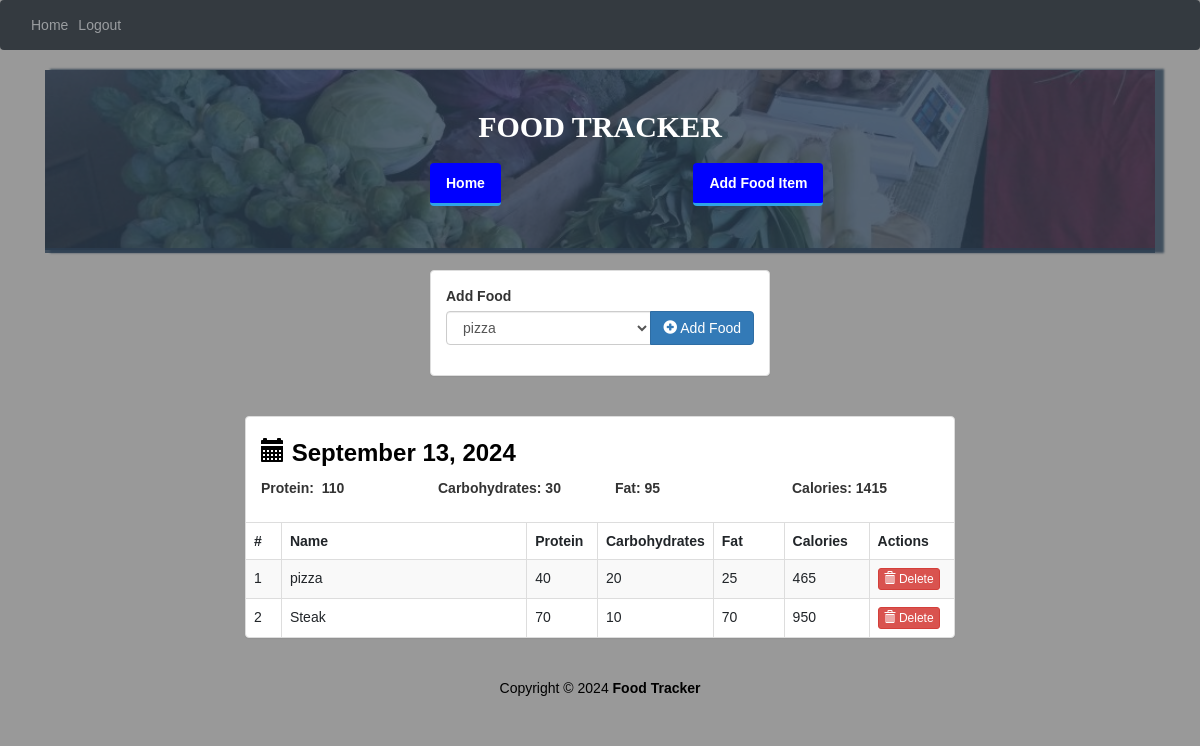
The page /view/6 (signed in) on the database its author committed.
### website/models.py (models this page shows)
class Log(db.Model):
    id = db.Column(db.Integer, primary_key=True)
    date = db.Column(db.Date, nullable=False)
    user_id = db.Column(db.Integer, db.ForeignKey('user.id'), nullable=False)
    user = db.relationship('User', backref=db.backref('logs', lazy=True))
    foods = db.relationship('Food', secondary=log_food, lazy='dynamic')

class Food(db.Model):
    id = db.Column(db.Integer, primary_key=True)
    name = db.Column(db.String(50), unique=True, nullable=False)
    proteins = db.Column(db.Integer, nullable=False)
    carbs = db.Column(db.Integer, nullable=False)
    fats = db.Column(db.Integer, nullable=False)
    @property
    def calories(self):
        return self.proteins * 4 + self.carbs * 4 + self.fats * 9

### website/views.py (the view)
@views.route('/view/<int:log_id>')
@login_required
def view(log_id):
    log = Log.query.filter_by(id=log_id, user_id=current_user.id).first_or_404()
    foods = Food.query.all()
    totals = {
        'proteins' : 0,
        'carbs' : 0,
        'fat' : 0,
        'calories' : 0
    }
    for food in log.foods:
        totals['proteins'] += food.proteins
        totals['carbs'] += food.carbs
        totals['fat']  += food.fats
        totals['calories'] += food.calories
    return render_template("view.html", foods=foods, log=log, totals=totals)

### website/__init__.py (called while the page is built)
def create_app():
    app = Flask(__name__)
    app.config['SECRET_KEY'] = 'sjhbkhdf jknjdnjkb'
    app.config['SQLALCHEMY_DATABASE_URI'] = f'sqlite:///{DB_NAME}'
    app.config['SQLALCHEMY_TRACK_MODIFICATIONS'] = False
    db.init_app(app)
    from .views import views
    from .auth import auth
    app.register_blueprint(views, url_prefix='/')
    app.register_blueprint(auth, url_prefix='/')
    from .models import User
    create_database(app)
    login_manager = LoginManager()
    login_manager.login_view = 'auth.login'
    login_manager.init_app(app)
    @login_manager.user_loader
    def load_user(id):
        return User.query.get(int(id))
    return app

### website/templates/view.html (shortened to what this page needs)
{% extends "base.html" %}
{% block content %}
<div class="container-fluid" id="wrapper">
    <div class="row" id="homeJumbo">
        <div class="overlay"></div>
        <div class="col-lg-12">
            <h1>
                <a href="#">FOOD TRACKER</a>
            </h1>
            <div class="row t20">
                <div class="col-lg-4 col-lg-offset-4">
                    <ul class="nav nav-pills nav-justified">
                        <li role="presentation" class="active" style="margin-right: 100px;">
                            <a href="{{ url_for('views.home') }}" title="Home">Home</a>
                        </li>
                        <li role="presentation" class="active" style="margin-left: 150px;">
                            <a href="{{ url_for('views.add') }}" title="Add Food Item">Add Food Item</a>
                        </li>
                    </ul>
                </div>
            </div>
        </div>
    </div>
    <div class="row t20">
        <div class="col-lg-4 col-lg-offset-4">
            <div class="panel panel-default">
                <div class="panel-body">
                    <form action="{{ url_for('views.add_food_to_log', log_id=log.id) }}" method="POST" role="form">
                        <div class="form-group">
                            <label>Add Food</label>
                            <div class="input-group">
                                <select class="form-control" name="food-select">
                                    {% for food in foods %}
                                    <option value="{{ food.id }}">{{ food.name }}</option>
                                    {% endfor %}
                                </select>
                                <span class="input-group-btn">
                                    <button type="submit" class="btn btn-primary" id="add-btn">
                                        <i class="glyphicon glyphicon-plus-sign"></i> Add Food
                                    </button>
                                </span>
                            </div>
                        </div>
                    </form>
                </div>
            </div>
        </div>
    </div>
    <div class="row t20">
        <div class="col-lg-8 col-lg-offset-2">
            <div class="panel panel-default">
                <div class="panel-body">
                    <h3 class="lean-h text-black">
                        <i class="glyphicon glyphicon-calendar"></i> {{ log.date.strftime('%B %d, %Y') }}
                    </h3>
                    <div class="row">
                        <div class="col-lg-3">
                            <h4 class="lean-h" style="font-size: 14px;">
                                Protein: &nbsp;<strong class="f25" style="font-size: 14px;">{{ totals['proteins'] }}</strong>
                            </h4>
                        </div>
                        <div class="col-lg-3">
                            <h4 class="lean-h" style="font-size: 14px;">
                                Carbohydrates: <strong class="f25" style="font-size: 14px;">{{ totals['carbs'] }}</strong>
                            </h4>
                        </div>
                        <div class="col-lg-3">
                            <h4 class="lean-h" style="font-size: 14px;">
                                Fat: <strong class="f25" style="font-size: 14px;">{{ totals['fat'] }}</strong>
                            </h4>
                        </div>
                        <div class="col-lg-3">
                            <h4 class="lean-h" style="font-size: 14px;">
                                Calories: <strong class="f25" style="font-size: 14px;">{{ totals['calories'] }}</strong>
                            </h4>
                        </div>
                    </div>
                </div>
                <div class="table-responsive">
                    <table class="table table-striped table-hover table-bordered">
                        <thead>
                            <tr>
                                <th style="width: 5%;">#</th>
                                <th>Name</th>
                                <th style="width: 10%;">Protein</th>
                                <th style="width: 16%;">Carbohydrates</th>
                                <th style="width: 10%;">Fat</th>
                                <th style="width: 12%;">Calories</th>
                                <th style="width: 12%;">Actions</th>
                            </tr>
                        </thead>
                        <tbody>
                            {% for food in log.foods %}
                            <tr>
                                <td>{{ loop.index }}</td>
                                <td>{{ food.name }}</td>
                                <td>{{ food.proteins }}</td>
                                <td>{{ food.carbs }}</td>
                                <td>{{ food.fats }}</td>
                                <td>{{ food.calories }}</td>
                                <td>
                                    <a href="{{ url_for('views.remove_food_from_log', log_id=log.id, food_id=food.id)}}" class="btn btn-danger btn-xs">
                                        <i class="glyphicon glyphicon-trash"></i> Delete
                                    </a>
                                </td>
                            </tr>
                            {% endfor %}
                        </tbody>
                    </table>
                </div>
            </div>
        </div>
    </div>
</div>
<footer>
    <div class="row pad">
        <div class="col-lg-12 text-center">
            Copyright &copy; 2024 <strong>Food Tracker</strong>
        </div>
    </div>
</footer>
{% endblock %}

### website/static/styles.css (style rules this page uses)
body { background: rgba(0, 0, 0, .4); font-family: 'Ubuntu', sans-serif; margin: 0; }
#homeJumbo { position: relative; min-height: 180px; background: rgba(44, 62, 80, .8); background-image: url('./img/bg.jpg'); background-size: cover; background-repeat: no-repeat; border-bottom: 2px solid rgba(44, 62, 80, .8); box-shadow: 7px 1px 2px 2px rgba(44, 62, 80, .8); }
#homeJumbo > div.overlay { position: absolute; height: 183px; width: 100%; background: rgba(44, 62, 80, .8); }
#homeJumbo h1 { font-size: 30px; color: white; font-family: 'Oswald'; text-align: center; padding-top: 20px; font-weight: bolder; }
#homeJumbo h1 > a { color: white; text-decoration: none; }
.t20 { margin-top: 20px; }
.f25 { font-size: 25px; }
.nav-pills > li.active > a, .nav-pills > li.active > a:hover, .nav-pills > li.active > a:focus { color: white; border-bottom: 3px solid #2fa4e7; font-weight: bolder; background: rgba(0, 0, 0, .4); display: inline-block; padding: 10px 16px; text-align: center; border-radius: 4px; }
.nav-justified > li > a { color: white; font-weight: bolder; }
.nav-pills > li + li { padding-left: 10px; }
.lean-h { margin-top: 5px; margin-bottom: 10px; font-weight: bolder; }
.text-black { color: black !important; }
footer { margin-top: 20px; color: black; margin-bottom: 20px; }
.nav-pills > li > a { background-color: #337ab7; color: white; display: inline-block; padding: 10px 16px; text-align: center; border-radius: 4px; white-space: nowrap; }
.nav-pills > li.active > a, .nav-pills > li.active > a:hover, .nav-pills > li.active > a:focus { background-color: blue; color: white; border-bottom: 3px solid #2fa4e7; display: inline-block; padding: 10px 16px; text-align: center; border-radius: 4px; }

### rows shown on the page
Log: date "September 13, 2024"
Food: name "pizza", proteins "40", carbs "20", fats "25", calories "465"
Food: name "Steak", proteins "70", carbs "10", fats "70", calories "950"

### other values the page prints
{{ totals['proteins'] }} "110"
{{ totals['carbs'] }} "30"
{{ totals['fat'] }} "95"
{{ totals['calories'] }} "1415"
form field food-select "pizza"
